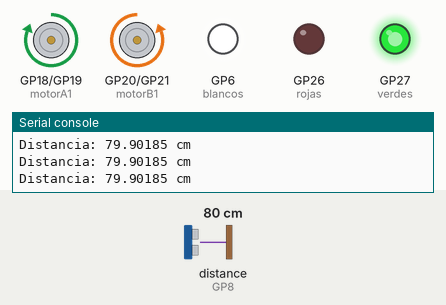
Bench run of a program on a simulated Raspberry Pi Pico running MicroPython. Shown: motor-driver pin pairs drawn as motors (green arrow = first pin HIGH = forward, orange = second pin HIGH = backward, longer = more drive), output pins drawn as LEDs (lit = HIGH), the last lines printed to the serial console. Inputs (shaded band) come from the test bench; at power-on: distance to the obstacle (sensor on GP8) 80 cm. The echo pulse lasts 58.3 µs per cm; pins used as bus, display or sensor lines are not drawn.

Above: at 1.2 s.
1.3 s: distance to the obstacle (sensor on GP8) set to 23 cm
2.8 s: distance to the obstacle (sensor on GP8) set to 18 cm
At 5.3 s:
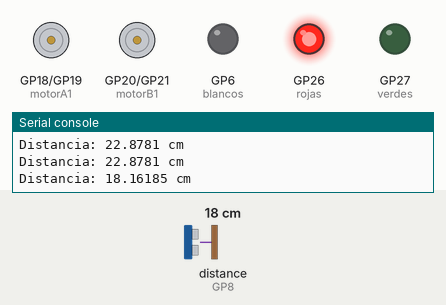
5.8 s: distance to the obstacle (sensor on GP8) set to 35 cm
At 8.6 s:
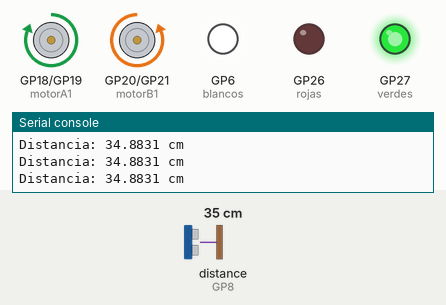
8.8 s: distance to the obstacle (sensor on GP8) set to 2 cm
At 9.8 s:
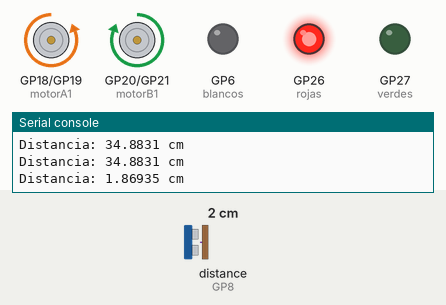
Timing chart, 0 to 12.8 s (numbered marks = the images above; inputs shaded):
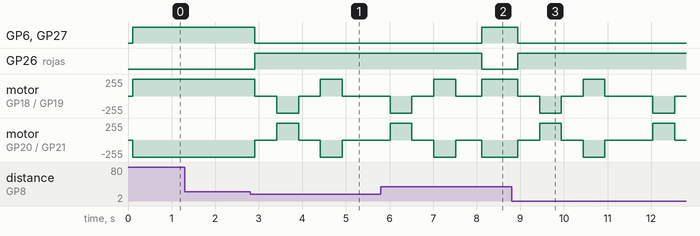

The program:

Leccion_10.py
```python
from machine import Pin
import time

# --- Configuración de pines ---
trig = Pin(7, Pin.OUT)
echo = Pin(8, Pin.IN)

blancos = Pin(6, Pin.OUT)
verdes = Pin(27, Pin.OUT)
rojas = Pin(26, Pin.OUT)

motorA1 = Pin(18, Pin.OUT)
motorA2 = Pin(19, Pin.OUT)
motorB1 = Pin(20, Pin.OUT)
motorB2 = Pin(21, Pin.OUT)

# --- Función del sensor ultrasónico ---
def ultrasonico_sensor():
    trig.value(0)
    time.sleep_us(2)
    trig.value(1)
    time.sleep_us(10)
    trig.value(0)

    start_time = 0
    end_time = 0

    timeout = time.ticks_us() + 30000
    while echo.value() == 0 and time.ticks_us() < timeout:
        start_time = time.ticks_us()

    timeout = time.ticks_us() + 30000
    while echo.value() == 1 and time.ticks_us() < timeout:
        end_time = time.ticks_us()

    pulse_duration = time.ticks_diff(end_time, start_time)
    distance = (pulse_duration * 0.0343) / 2

    print("Distancia:", distance, "cm")
    time.sleep(0.1)

    return distance < 20 and distance > 0

# --- Funciones de movimiento ---
def adelante():
    rojas.value(0)
    blancos.value(1)
    verdes.value(1)
    motorA1.high()
    motorA2.low()
    motorB1.low()
    motorB2.high()

def atras():
    motorA1.low()
    motorA2.high()
    motorB1.high()
    motorB2.low()

def derecha():
    motorA1.high()
    motorA2.low()
    motorB1.low()
    motorB2.high()

def parar():
    rojas.value(1)
    blancos.value(0)
    verdes.value(0)
    motorA1.low()
    motorA2.low()
    motorB1.low()
    motorB2.low()

# --- Bucle principal ---
while True:
    if ultrasonico_sensor():
        parar()
        time.sleep(0.5)
        atras()
        time.sleep(0.5)
        parar()
        time.sleep(0.5)
        derecha()
        time.sleep(0.5)
        parar()
        time.sleep(0.5)
    else:
        adelante()
```

Measured:
- the behaviour switches between 21 and 20 cm on distance to the obstacle (sensor on GP8) (found by bisection; images 0 and 1)
- after the input at 2.8 s, GP6 (blancos): HIGH → LOW after 0.11 s; GP26 (rojas): LOW → HIGH after 0.11 s
- after the input at 5.8 s, GP6 (blancos), GP27 (verdes): LOW → HIGH after 2.3 s; GP26 (rojas): HIGH → LOW after 2.3 s
- after the input at 8.8 s, GP6 (blancos): HIGH → LOW after 0.14 s; GP26 (rojas): LOW → HIGH after 0.14 s
